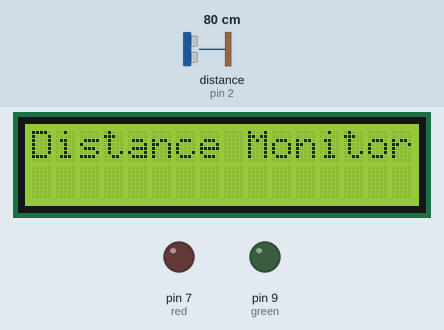
A sketch run on a simulated Arduino Uno, built with avr-gcc and run on an emulated ATmega328P. Parts: 16×2 character LCD, output pins drawn as LEDs (lit = HIGH). Wiring (inferred from the names in the program): ultrasonic range finder: trigger pin 3; echo pin 2. The test bench sets the inputs (shaded band); at power-on: distance to the obstacle (sensor on pin 2) 80 cm. The echo pulse lasts 58.3 µs per cm; pins used as bus, display or sensor lines are not drawn; what the sketch prints to the serial monitor is not drawn.

Above: at 0.1 s.
3.3 s: distance to the obstacle (sensor on pin 2) set to 57 cm
4.8 s: distance to the obstacle (sensor on pin 2) set to 49 cm
At 5.9 s:
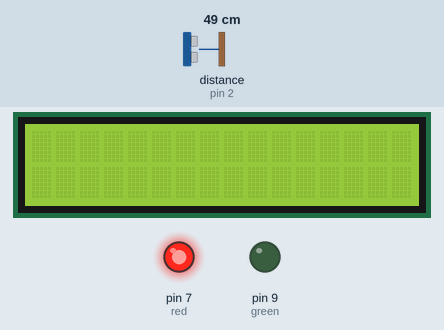
6.6 s: distance to the obstacle (sensor on pin 2) set to 60 cm
At 7.5 s:
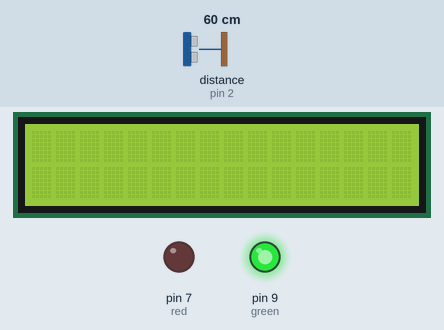
8.1 s: distance to the obstacle (sensor on pin 2) set to 2 cm
At 9.0 s:
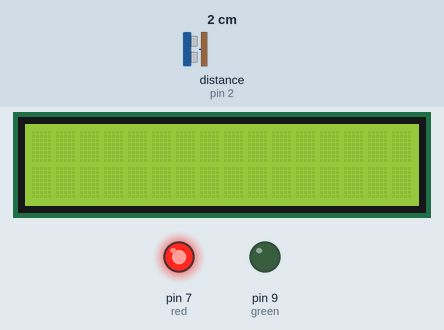
Timing chart, 0 to 10.6 s (numbered marks = the images above; inputs shaded):
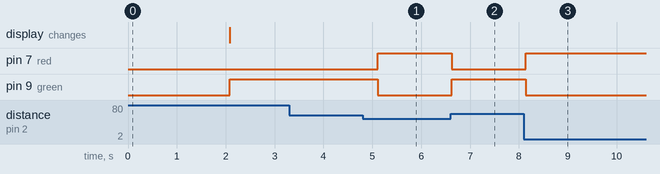

The sketch:

Ultrasonic.ino
```cpp
#include <LiquidCrystal_I2C.h>
const int red = 7;
const int green = 9;
const int trig = 3; // Adjusted trig pin
const int echo = 2; // Adjusted echo pin
LiquidCrystal_I2C lcd(0x27, 16, 2);


void setup() {
  pinMode(red, OUTPUT);
  pinMode(green, OUTPUT);
  pinMode(trig, OUTPUT);  // Adjusted to OUTPUT for trigger
  pinMode(echo, INPUT);
  Serial.begin(9600);
    lcd.begin(16, 2);

  // Print a welcome message
  lcd.print("Distance Monitor");
  delay(2000); // Display for 2 seconds
  lcd.clear(); // Clear the display
}

void loop() {
  long duration, distance;

  digitalWrite(trig, LOW);
  delayMicroseconds(2);
  digitalWrite(trig, HIGH);
  delayMicroseconds(15); // Adjusted trigger pulse duration
  digitalWrite(trig, LOW);

  duration = pulseIn(echo, HIGH);
  distance = (duration / 2) / 29.1;


  Serial.print("Distance: ");
  Serial.print(distance);
  Serial.println(" cm");

  if (distance <= 50) {
    digitalWrite(red, HIGH);
    digitalWrite(green, LOW);
  } else {
    digitalWrite(green, HIGH);
    digitalWrite(red, LOW);
  }

  delay(500); // Adjusted delay for readability
}
```

Measured:
- the behaviour switches between 52 and 51 cm on distance to the obstacle (sensor on pin 2) (found by bisection; images 0 and 1)
- after the input at 3.3 s, every drawn part: stays the same
- after the input at 4.8 s, pin 7 (red): LOW → HIGH after 0.31 s; pin 9 (green): HIGH → LOW after 0.31 s
- after the input at 6.6 s, pin 7 (red): HIGH → LOW at once; pin 9 (green): LOW → HIGH at once
- after the input at 8.1 s, pin 7 (red): LOW → HIGH at once; pin 9 (green): HIGH → LOW at once
